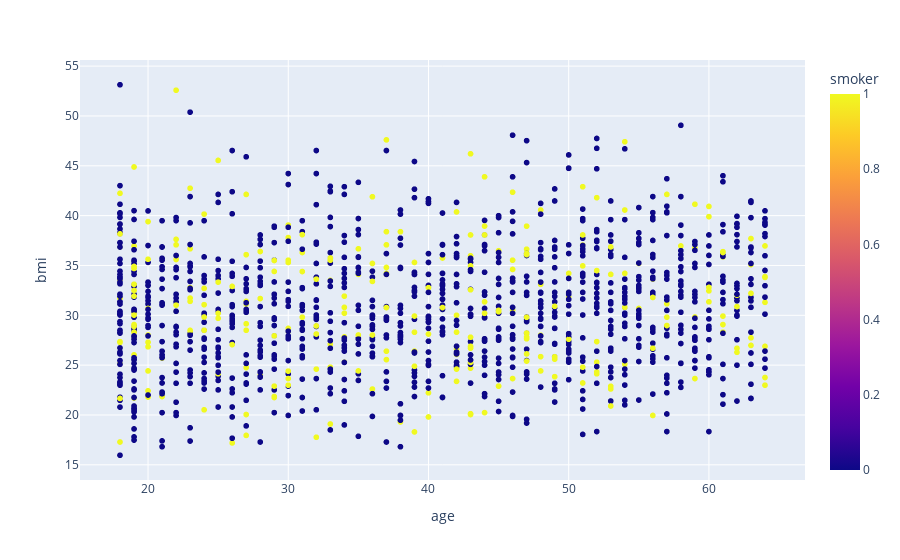

Notebook cell for this chart:
### Code cell
px.scatter(df, x='age', y= 'bmi', color='smoker')

### Figure 1 — Plotly figure (JSON) as saved in the notebook; plotly's stock layout.template omitted (floating-point values rounded to 4 significant figures; data arrays with more than 128 entries replaced by an {"elided": "..."} marker saying what was removed)
{"data": [{"hovertemplate": "age=%{x}<br>bmi=%{y}<br>smoker=%{marker.color}<extra></extra>", "legendgroup": "", "marker": {"color": {"elided": "1338 int values"}, "coloraxis": "coloraxis", "symbol": "circle"}, "mode": "markers", "name": "", "showlegend": false, "type": "scattergl", "x": {"elided": "1338 int values"}, "xaxis": "x", "y": {"elided": "1338 float values"}, "yaxis": "y"}], "layout": {"coloraxis": {"colorbar": {"title": {"text": "smoker"}}, "colorscale": [[0, "#0d0887"], [0.1111, "#46039f"], [0.2222, "#7201a8"], [0.3333, "#9c179e"], [0.4444, "#bd3786"], [0.5556, "#d8576b"], [0.6667, "#ed7953"], [0.7778, "#fb9f3a"], [0.8889, "#fdca26"], [1, "#f0f921"]]}, "legend": {"tracegroupgap": 0}, "margin": {"t": 60}, "xaxis": {"anchor": "y", "domain": [0, 1], "title": {"text": "age"}}, "yaxis": {"anchor": "x", "domain": [0, 1], "title": {"text": "bmi"}}}}
